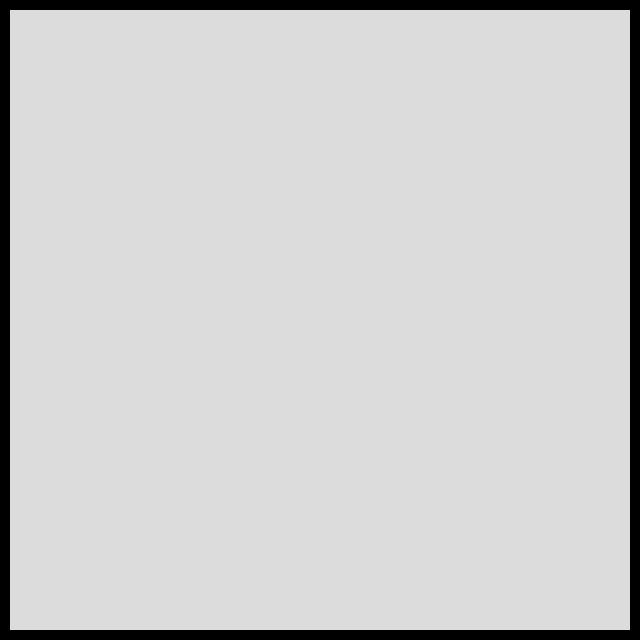
Frame 1 (no input)
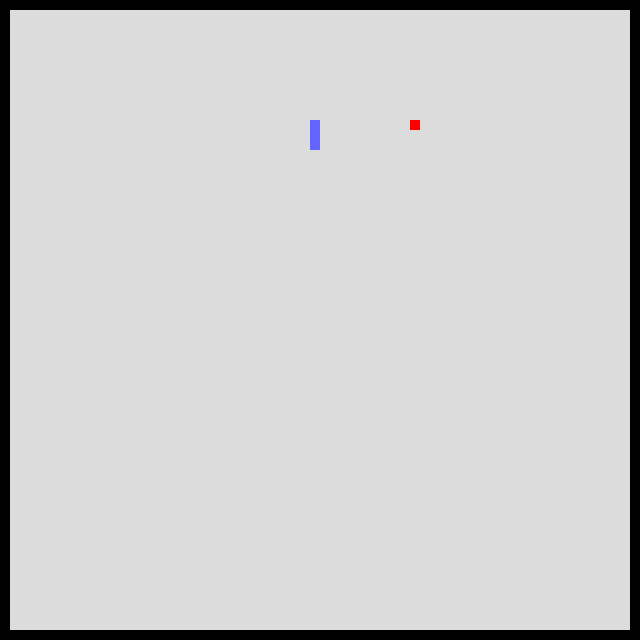
Frame 60 (no input)
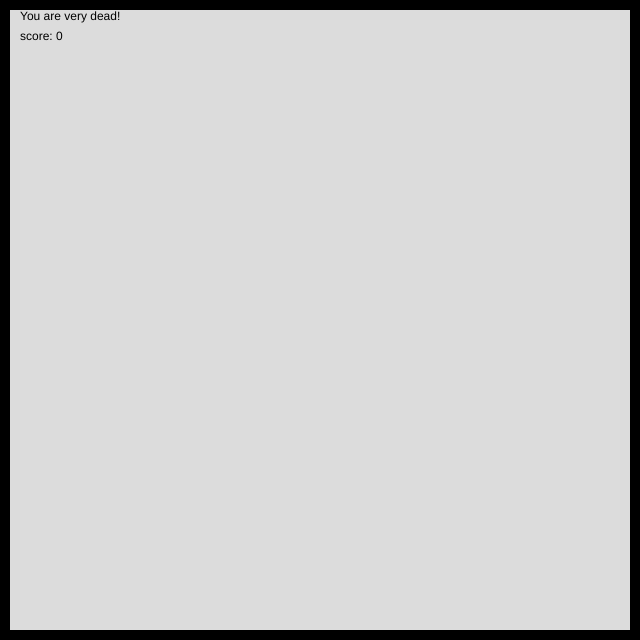
Frame 120 (the mouse pressed at the canvas centre since frame 60)

The p5.js sketch that drew these frames (run headless with seeded random() and noise() and a simulated clock; from frame 60 on, the mouse is pressed at the canvas centre):

// p5.js sketch
// ── sketch.js
let snakewidth=10;
let wallsize=10;

let colorblack;
let colorwhite;
let colorred;
let colorblue;
let backdrop;
let board=640;

let gridmax=62;

let fruits_x=[];
let fruits_y=[];
let segments_x=[];
let segments_y=[];

let mode=0;
let facing='U';
let fruits_count=1;
let segments_count=1;
let debugMode = 0;
let maxfruit = 3;
let fruitcount=0;
let fruitspeed=2000;

let gamespeed=20;
let delta=0;
let score=0;
let add_seg=false;


function setup() {
  frameRate(30);
  colorMode(RGB, 255);
  createCanvas(board,board);
  noStroke();

  colorblack = color(0,0,0);
  colorwhite = color(255,255,255);
  colorred = color(255,0,0);
  colorblue = color(100,100,255);
  backdrop = color(220,220,220);
}

function draw() {

  background(backdrop);
  //-- paint in background

  //-- draw outside wall
  fill(colorblack);
  rect(0,0,board,wallsize);
  rect(0,0,wallsize,board);
  rect(board-wallsize,0,board,board);
  rect(0,board-wallsize,board,board);
  
  switch (mode)
  {
    case 0: StartGame(); break;
    case 2: PlayGame(); break;
    case 3: UhOh(); break;
  }  

  if (debugMode==1)
  {
    showDebug();
  }
}

function UhOh()
{
  text("You are very dead!",20,20);
  text("score: " + score,20,40);
}

function AddFruit()
{
  if (fruits_count<maxfruit)
  {
    fruits_count+=1;
    fruits_x.push(floor(random(5+gridmax-10)));
    fruits_y.push(floor(random(5+gridmax-10)));
  }
}

function StartGame()
{
  mode=2;

  //fruits_x = new [];
  //fruits_y = new [];
  fruits_count=0;
  AddFruit();

  facing='U';
  //segments_x = new [];
  //segments_y = new [];
  segments_count=3;
  segments_x.push(30);
  segments_x.push(30);
  segments_x.push(30);
  segments_y.push(30);
  segments_y.push(31);
  segments_y.push(32);

  gamespeed=10;
  delta = 1000/gamespeed;
  anim = 0;
  fruitcount=0;

  score=0;
  add_seg = false;
  canMove=true;
}

function moveSnake()
{
  if (add_seg==true)
  {
    segments_x.unshift(segments_x[0]);
    segments_y.unshift(segments_y[0]);
    add_seg=false;
    segments_count+=1;
  }
  for(let index=segments_count-1;index>0;index--)
  {
    segments_x[index]=segments_x[index-1];
    segments_y[index]=segments_y[index-1];
  }


  switch (facing)
  {    
    case 'U': segments_y[0] = segments_y[0]-1; break;      
    case 'D': segments_y[0] = segments_y[0]+1; break;      
    case 'L': segments_x[0] = segments_x[0]-1; break;      
    case 'R': segments_x[0] = segments_x[0]+1; break;      
      break;
  }
}
function keyPressed() 
{
  //if (canMove)
  //{
    switch(keyCode)
    {
      case UP_ARROW: if (facing!='D') facing='U'; break;
      case DOWN_ARROW: if (facing!='U') facing='D'; break;
      case LEFT_ARROW: if (facing!='R') facing='L'; break;
      case RIGHT_ARROW: if (facing!='L') facing='R'; break;
      case 68: toggleDebug(); break;
    }
  //}
  //canMove=false;
}

function toggleDebug()
{
  debugMode = !debugMode;
}

function PlayGame()
{
  fruitcount += deltaTime;
  if (fruitcount>fruitspeed)
  {
    fruitcount-=fruitspeed;
    AddFruit();
  }

  anim = anim + deltaTime;
  if (anim > delta)
  {
    anim-=delta;    
    moveSnake();
    doChecks();
    canMove=true;
  }
  
  //-- check collisions
  
  //-- update board
  //--   
  for(let index=0;index<segments_count;index++)
  {
    drawSnakeSegment(segments_x[index],segments_y[index]);
  }
  
  for(let index=0;index<fruits_count;index++)
  {
    drawFruit(fruits_x[index], fruits_y[index]);
  }
}


function doChecks()
{
  let headx = segments_x[0];
  let heady = segments_y[0];

  if (headx<0 || headx>=gridmax ||
    heady<0 || heady>=gridmax)
    {
      mode=3;
    }

  
  for (let i=1;i<segments_count+1;i++)
  {
    if (headx==segments_x[i] &&
        heady==segments_y[i])
      {
        //-- you are dead!
        mode=3;
      }
  }
  
  let found=-1;
  
  for (let i=0;i<fruits_count;i++)
  {
    if (headx==fruits_x[i] &&
        heady==fruits_y[i])
      {
        score+=1;
        add_seg=true;
        found=i;
      }
  }

  if (found!=-1)
  {
    let index=0;
    while (index<found)
    {
      fruits_x.push(fruits_x.shift());
      fruits_y.push(fruits_y.shift());
      index+=1;
    }

    fruits_x.shift(); 
    fruits_y.shift();
    fruits_count-=1;
  }

  
}

function drawSnakeSegment(x,y)
{
  fill(colorblue);  
//  strokeWeight(snakewidth);
  let left = wallsize + (snakewidth*x);
  let top = wallsize + (snakewidth *y);
  rect (left,top,snakewidth,snakewidth);
}

function drawFruit(x,y)
{
  fill(colorred);
//  strokeWeight(snakewidth);
  let left = wallsize + (snakewidth*x);
  let top = wallsize + (snakewidth *y);
  rect (left,top,snakewidth,snakewidth);
}

function showDebug()
{
  fill(0);
  text("mode: " + mode, 20,20);
  text("segs: " + segments_count, 20,30);
  text("fruits: " + fruits_count, 20,40);
  text("facing: " + facing,20,50);
  text("delta: " + deltaTime,20,60);
  text("allow move: " + canMove,20,70);

  let c = segments_count;
  if (c>10) c=10;
  for(let i=0;i<c;i++)
  {
    text("seg(" + segments_x[i] + "," + segments_y[i]+ ")", 300,20+(10*i));
  }
  
  c = fruits_count;
  if (c>10) c=10;
  for(let i=0;i<c;i++)
  {
    text("fr(" + fruits_x[i] + "," + fruits_y[i]+ ")", 450,20+(10*i));
  }
}
